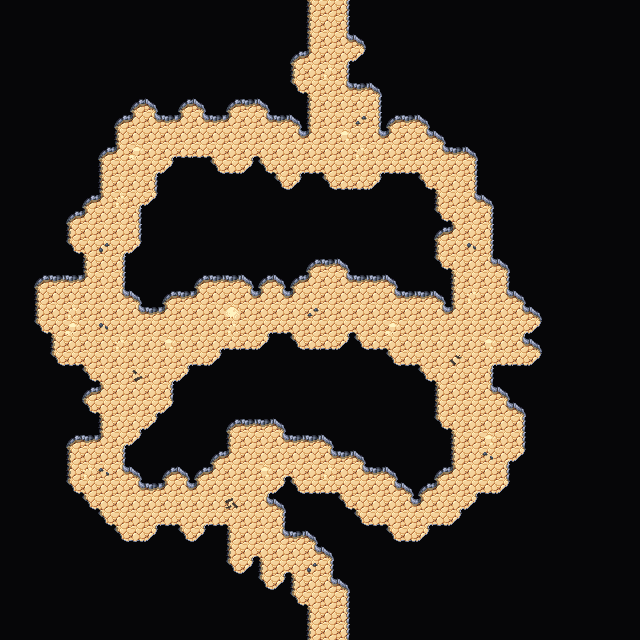

This is a level from a 2D game, rendered from its Tiled map with the project's own tilesets. A one-line summary and the map file follow, with tile-layer data summarised:
An orthogonal 40x40 tile map with 16x16 px tiles, 4 tile layers (Collision, Background, Walls, Clutter), 2 tilesets and 2 objects.

<map version="1.5" tiledversion="1.7.2" orientation="orthogonal" renderorder="right-down" width="40" height="40" tilewidth="16" tileheight="16" infinite="0" nextlayerid="7" nextobjectid="63">
 <editorsettings>
  <export target="wastetown..tmx" format="tmx" />
 </editorsettings>
 <tileset firstgid="1" source="../../../tileset/main.tsx" />
 <tileset firstgid="3477" source="../../../tileset/buildings.tsx" />
 <layer id="6" name="Collision" width="40" height="40">
  <data>[1600 cells, 0 non-empty, 0 distinct tile ids]</data>
 </layer>
 <layer id="1" name="Background" width="40" height="40">
  <data>[1600 cells, 1600 non-empty, 1 distinct tile ids]</data>
 </layer>
 <layer id="2" name="Walls" width="40" height="40">
  <data>[1600 cells, 1372 non-empty, 17 distinct tile ids]</data>
 </layer>
 <layer id="3" name="Clutter" width="40" height="40">
  <properties>
   <property name="spriteLayer" type="bool" value="true" />
  </properties>
  <data>[1600 cells, 29 non-empty, 11 distinct tile ids]</data>
 </layer>
 <objectgroup id="4" name="Objects">
  <object id="61" template="../../../obj/door_up.tx" x="320.672" y="637.409">
   <properties>
    <property name="teleport" value="../common/maps/map/cave/cave_multilevel_4/cave_23I10.tmx" />
    <property name="teleportObjectId" value="61" />
   </properties>
  </object>
  <object id="62" template="../../../obj/door_down.tx" x="321.655" y="18.6895">
   <properties>
    <property name="teleport" value="../common/maps/map/cave/cave_multilevel_4/cave_23G10.tmx" />
    <property name="teleportObjectId" value="62" />
   </properties>
  </object>
 </objectgroup>
</map>
